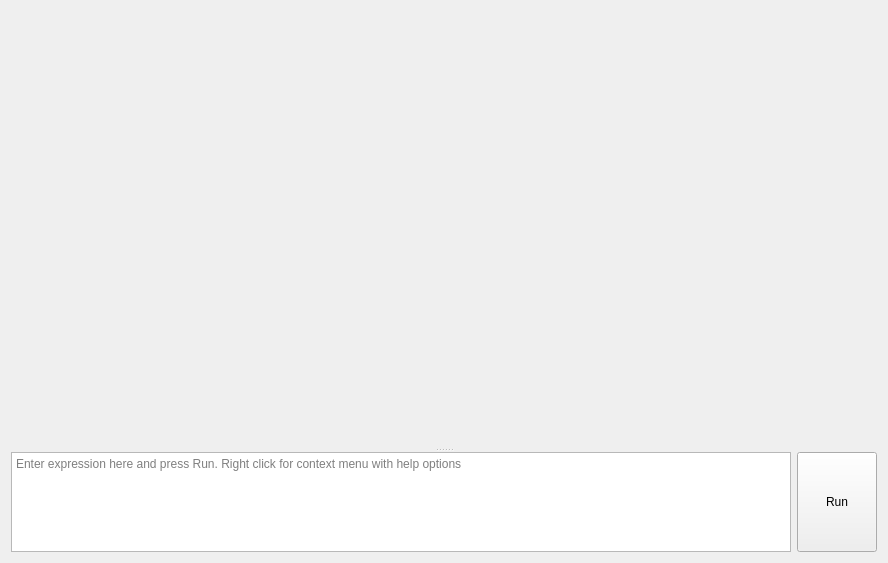
<?xml version="1.0" encoding="UTF-8"?>
<ui version="4.0">
 <class>Form</class>
 <widget class="QWidget" name="Form">
  <property name="geometry">
   <rect>
    <x>0</x>
    <y>0</y>
    <width>888</width>
    <height>563</height>
   </rect>
  </property>
  <property name="sizePolicy">
   <sizepolicy hsizetype="Minimum" vsizetype="Minimum">
    <horstretch>0</horstretch>
    <verstretch>0</verstretch>
   </sizepolicy>
  </property>
  <property name="windowTitle">
   <string>Form</string>
  </property>
  <layout class="QGridLayout" name="gridLayout">
   <item row="0" column="0">
    <widget class="QSplitter" name="splitter">
     <property name="sizePolicy">
      <sizepolicy hsizetype="Expanding" vsizetype="Expanding">
       <horstretch>0</horstretch>
       <verstretch>0</verstretch>
      </sizepolicy>
     </property>
     <property name="orientation">
      <enum>Qt::Vertical</enum>
     </property>
     <widget class="DataWidget" name="data" native="true"/>
     <widget class="QWidget" name="widget_2" native="true">
      <property name="maximumSize">
       <size>
        <width>16777215</width>
        <height>100</height>
       </size>
      </property>
      <layout class="QGridLayout" name="gridLayout_4">
       <item row="0" column="1" rowspan="2">
        <widget class="QPushButton" name="run">
         <property name="sizePolicy">
          <sizepolicy hsizetype="Minimum" vsizetype="Minimum">
           <horstretch>0</horstretch>
           <verstretch>0</verstretch>
          </sizepolicy>
         </property>
         <property name="text">
          <string>Run</string>
         </property>
        </widget>
       </item>
       <item row="0" column="0" rowspan="2">
        <widget class="PlainTextEditWithHelp" name="expr">
         <property name="sizePolicy">
          <sizepolicy hsizetype="Expanding" vsizetype="Minimum">
           <horstretch>0</horstretch>
           <verstretch>0</verstretch>
          </sizepolicy>
         </property>
         <property name="placeholderText">
          <string>Enter expression here and press Run. Right click for context menu with help options</string>
         </property>
        </widget>
       </item>
      </layout>
     </widget>
    </widget>
   </item>
  </layout>
 </widget>
 <customwidgets>
  <customwidget>
   <class>DataWidget</class>
   <extends>QWidget</extends>
   <header>pcot.ui.datawidget</header>
   <container>1</container>
  </customwidget>
  <customwidget>
   <class>PlainTextEditWithHelp</class>
   <extends>QPlainTextEdit</extends>
   <header>pcot.ui.textedit</header>
  </customwidget>
 </customwidgets>
 <resources/>
 <connections/>
</ui>
